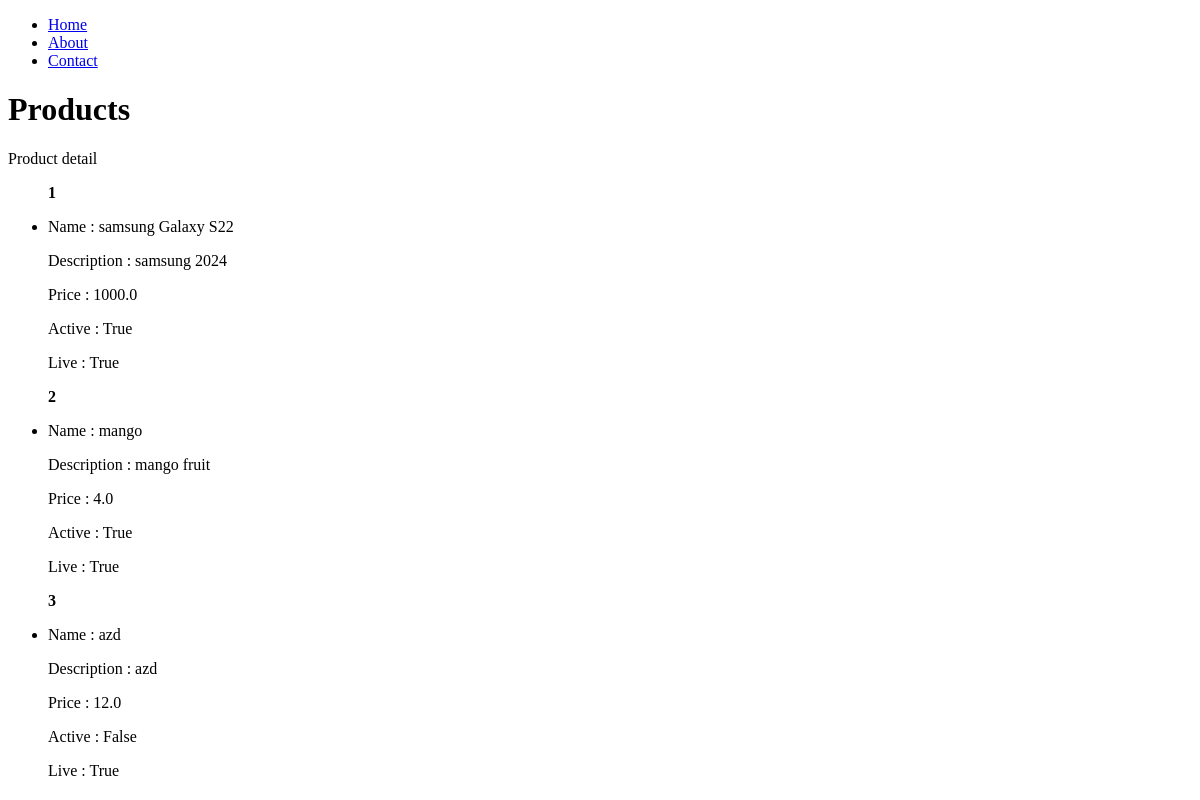
Page /product_detail/ on the earlier database version.
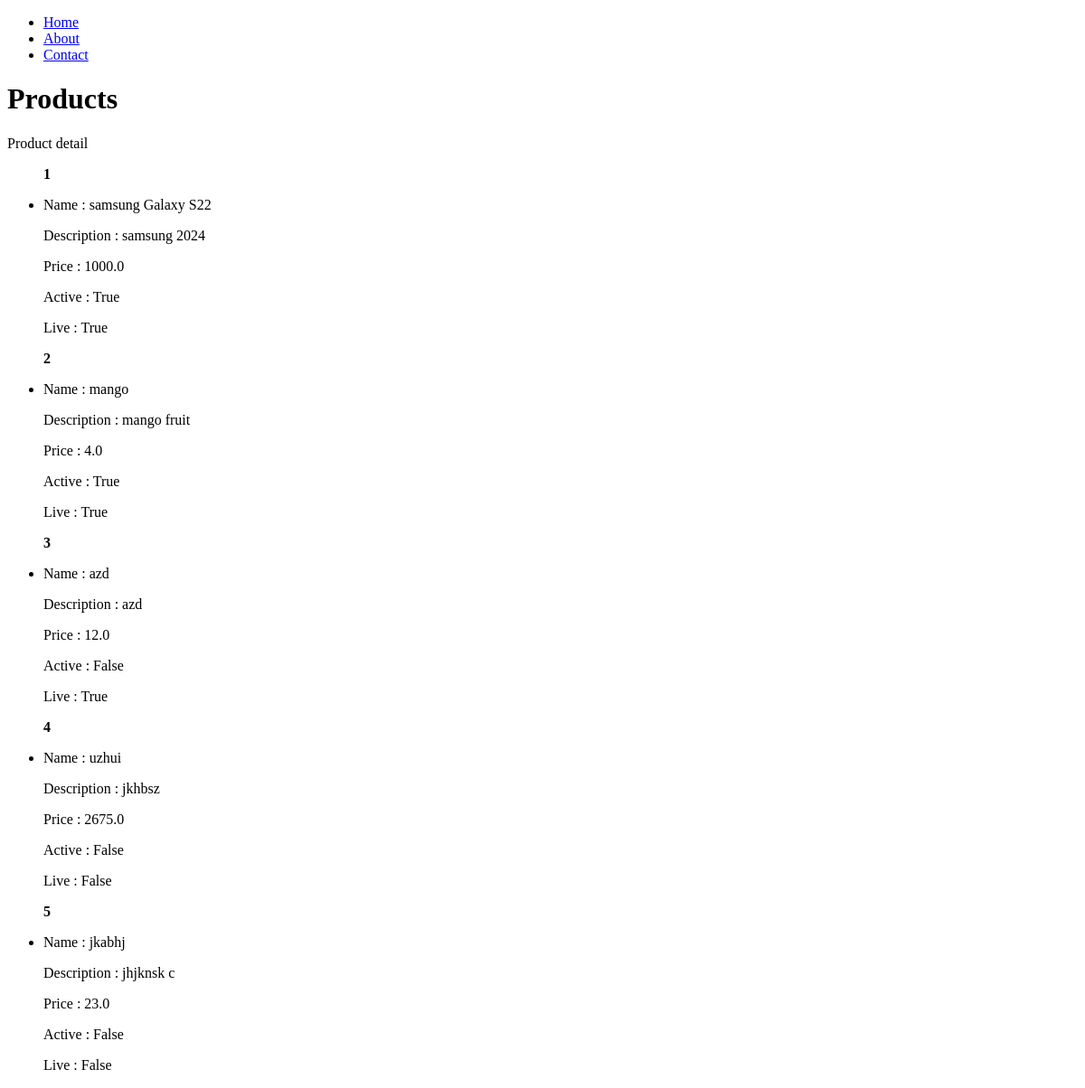
Same page on the later database version.
### products/models.py (models this page shows, shortened)
class Product(models.Model):
    name = models.CharField(max_length=128)
    description = models.TextField(max_length=256)
    price = models.FloatField()
    active = models.BooleanField()
    live = models.BooleanField(default=True)

### products/views.py (the view)
# urls.py: path("product_detail/", product_detail, name="product detail"),
def product_detail(request):
    obj = Product.objects.all()
    context = {
        "objects": obj
    }
    return render(request, "detail.html", context)

### products/templates/detail.html
{% extends "base.html"%} {% block title %} Product detail {% endblock title %}
{% block content %} {% include "navbar.html" %}
<h1>Products</h1>
<p>Product detail</p>
<div>
  <ul>
    {% for obj in objects %}
    <strong> {{forloop.counter}} </strong>
    <li>
      <p>Name : {{obj.name}}</p>
      <p>Description : {{obj.description}}</p>
      <p>Price : {{obj.price}}</p>
      <p>Active : {{obj.active}}</p>
      <p>Live : {{obj.live}}</p>
    </li>
    {% endfor %}
  </ul>
</div>
{% endblock content %}

### pages/templates/base.html (shortened to what this page needs)
<!DOCTYPE html>
<html lang="en">
  <head>
  </head>
  <body>
    <div>{% block content %}{% endblock %}</div>
  </body>
</html>

### pages/templates/navbar.html
<nav>
  <ul>
    <li><a href="/">Home</a></li>
    <li><a href="/about/">About</a></li>
    <li><a href="/contact/">Contact</a></li>
  </ul>
</nav>

Differences in the rows shown:
added Product: name "uzhui", description "jkhbsz", price "2675.0", active "False", live "False"
added Product: name "jkabhj", description "jhjknsk c", price "23.0", active "False", live "False"
